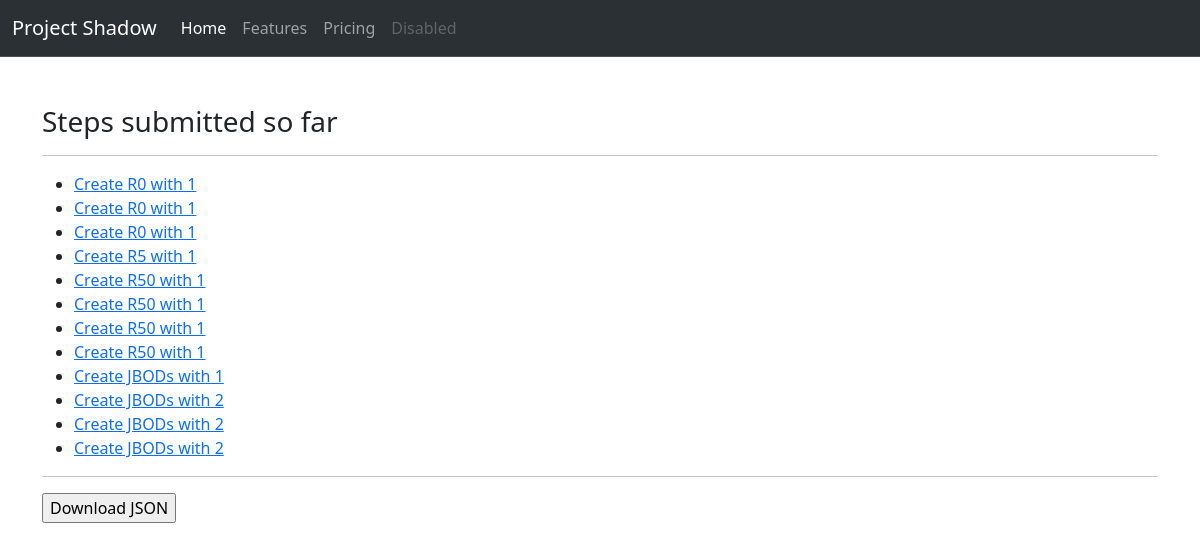
The app's page /config/step_list/ with its own data.
### config/models.py (models this page shows)
class Configuration(models.Model):
    raid_type = models.CharField(max_length=6, choices=RAID_TYPES, null=False)
    stripe_size = models.IntegerField(choices=STRIPE_SIZE)
    num_drives = models.IntegerField(choices=NUM_DRIVES, validators=(MinValueValidator(1), MaxValueValidator(240)))
    def __str__(self) -> str:
        return f'Create {self.raid_type} with {self.num_drives}'

### config/views.py (the view)
# urls.py: path("step_list/", StepList.as_view(), name="step_list"),
class StepList(ListView):
    model = Configuration
    queryset = Configuration.objects.order_by('id')
    context_object_name = 'step_list'

### config/templates/config/configuration_list.html (shortened to what this page needs)
{% extends 'index.html' %}
{% block content %}
<div class="container">
    <h3>Steps submitted so far</h3>
    <hr>
    <ul>
    {% for step in step_list %}
        <li><a href="/config/step_details/{{step.pk}}">{{step}}</a></li>
    {% endfor %}
    </ul>
    <hr>
    <form action="{% url 'config:steps_download' %}" method="GET">
        <input type="submit" value="Download JSON">
    </form>
</div>
{% endblock content %}

### templates/index.html (shortened to what this page needs)
<html lang="en">
<head>
    <link href="https://cdn.jsdelivr.net/npm/bootstrap@5.3.0/dist/css/bootstrap.min.css" rel="stylesheet">
</head>
<body>
    <nav class="navbar navbar-expand-lg bg-body-tertiary navbar bg-dark border-bottom border-bottom-dark" data-bs-theme="dark">
        <div class="container-fluid">
          <a class="navbar-brand" href="#">Project Shadow</a>
          <div class="collapse navbar-collapse" id="navbarNavAltMarkup">
            <div class="navbar-nav">
              <a class="nav-link active" aria-current="page" href="#">Home</a>
              <a class="nav-link" href="#">Features</a>
              <a class="nav-link" href="#">Pricing</a>
              <a class="nav-link disabled">Disabled</a>
            </div>
          </div>
        </div>
      </nav>
      <br>
      <br>
      {% block content %}
      {% endblock content %}
</body>
</html>

### records on screen
Configuration: raid_type+num_drives "Create R0 with 1"
Configuration: raid_type+num_drives "Create R0 with 1"
Configuration: raid_type+num_drives "Create R0 with 1"
Configuration: raid_type+num_drives "Create R5 with 1"
Configuration: raid_type+num_drives "Create R50 with 1"
Configuration: raid_type+num_drives "Create R50 with 1"
Configuration: raid_type+num_drives "Create R50 with 1"
Configuration: raid_type+num_drives "Create R50 with 1"
Configuration: raid_type+num_drives "Create JBODs with 1"
Configuration: raid_type+num_drives "Create JBODs with 2"
Configuration: raid_type+num_drives "Create JBODs with 2"
Configuration: raid_type+num_drives "Create JBODs with 2"
